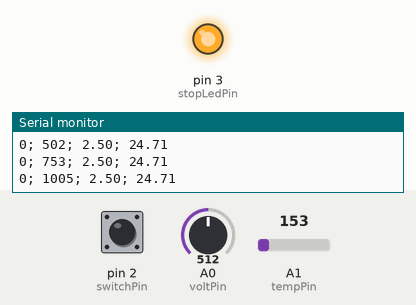
Simulated run of this sketch. Board: Arduino Uno, built with avr-gcc and run on an emulated ATmega328P. Shown: output pins drawn as LEDs (lit = HIGH), the last lines printed to the serial monitor. The inputs (shaded band) are chosen by the test bench; at power-on: pin 2 (switchPin) LOW, A0 (voltPin) = 512, A1 (tempPin) = 153. Pins used as bus, display or sensor lines are not drawn.

Above: at 1.2 s.
1.3 s: pin 2 (switchPin) pulled HIGH for 0.3 s
At 1.63 s:
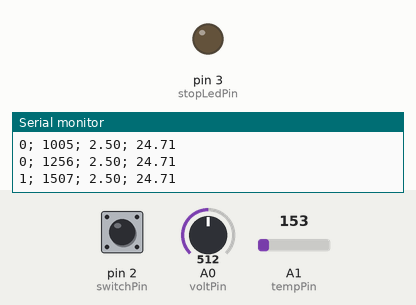
3.2 s: pin 2 (switchPin) pulled HIGH for 3.2 s
At 7.0 s:
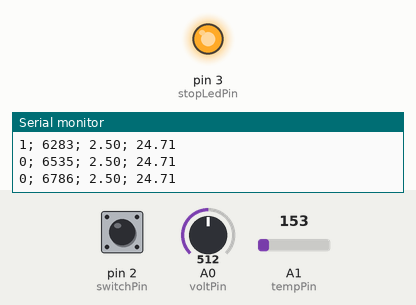
Timing chart, 0 to 8.5 s (numbered marks = the images above; inputs shaded):
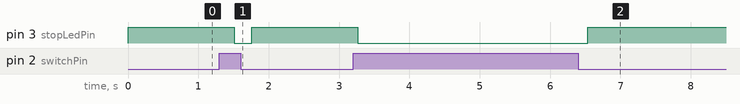

Measured:
- after the input at 1.3 s, pin 3 (stopLedPin): HIGH → LOW after 0.21 s, → HIGH 0.25 s later
- after the input at 3.2 s, pin 3 (stopLedPin): HIGH → LOW after 0.07 s, → HIGH 3.3 s later

The sketch:

sketch.ino
```cpp
#include <TimerOne.h>

#define STOPPED 0
#define RUNNING 1

const unsigned int duty_cycle = 983; // over 1023
const int powerPin = 9;
const int stopLedPin = 3;
const int switchPin = 2;
const int voltPin = A0;
const int tempPin = A1;
const unsigned long periode = 125000;

float voltMaxThreshold = 1.70;
float voltMinThreshold = 1.20;
float tempThreshold = 40.0;

float voltBattery = 1.5;
float tempBattery = 20.0;
int switchState = 0;
int state = STOPPED;
unsigned long time;

void start_power() {
  state = RUNNING;
  Timer1.pwm(powerPin, duty_cycle);
  digitalWrite(stopLedPin, LOW);
}

void stop_power() {
  state = STOPPED;
  Timer1.pwm(powerPin, 0);
  digitalWrite(stopLedPin, HIGH);
}

void setup()
{
  Serial.begin(9600);
  pinMode(powerPin, OUTPUT);
  pinMode(stopLedPin, OUTPUT);
  pinMode(switchPin, INPUT);
  Timer1.initialize(periode);
  digitalWrite(stopLedPin, HIGH);
}

void loop()
{
  voltBattery = analogRead(voltPin) / 1024.0 * 5.0;
  tempBattery = analogRead(tempPin) / 1024.0 * 5.0;
  tempBattery = (tempBattery - 0.5) * 100;
  switchState = digitalRead(switchPin);
  time = millis();

  if (voltBattery > voltMaxThreshold || voltBattery < voltMinThreshold || tempBattery > tempThreshold) {
    stop_power();
  }

  if (switchState == HIGH) {
    if (state == STOPPED) {
      start_power();
    } else {
      stop_power();
    }
  }
  if (state == STOPPED) {
    Serial.print(STOPPED);
  } else {
    Serial.print(RUNNING);
  }
  Serial.print("; ");
  Serial.print(time);
  Serial.print("; ");
  Serial.print(voltBattery);
  Serial.print("; ");
  Serial.print(tempBattery);
  Serial.println();
  delay(250);
}
```
